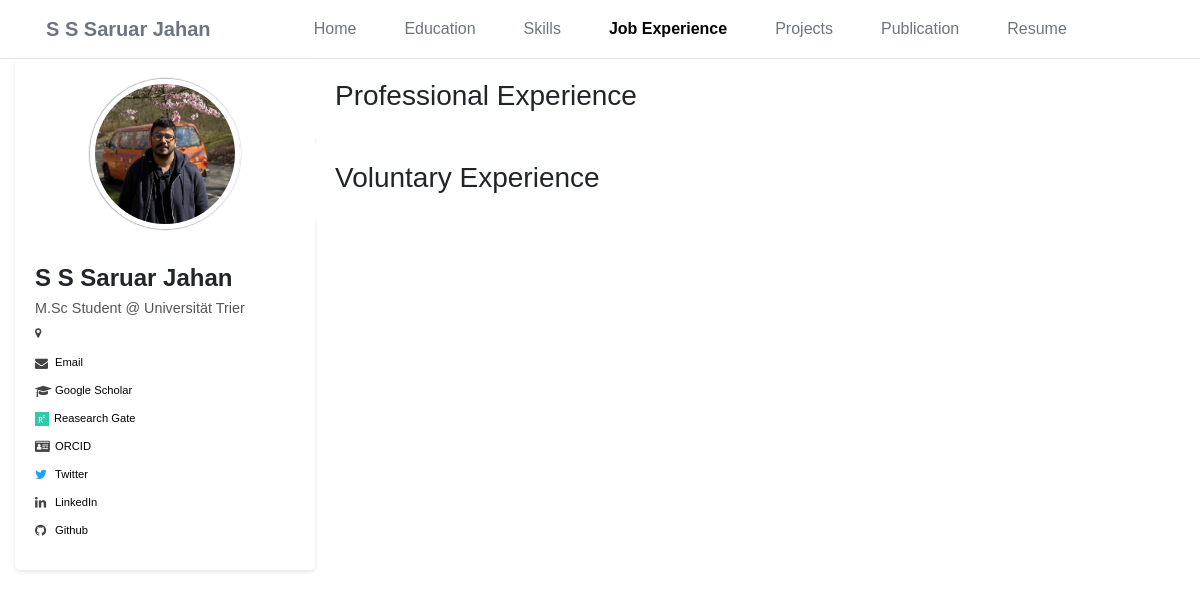
The app's page /job_experience/, older data.
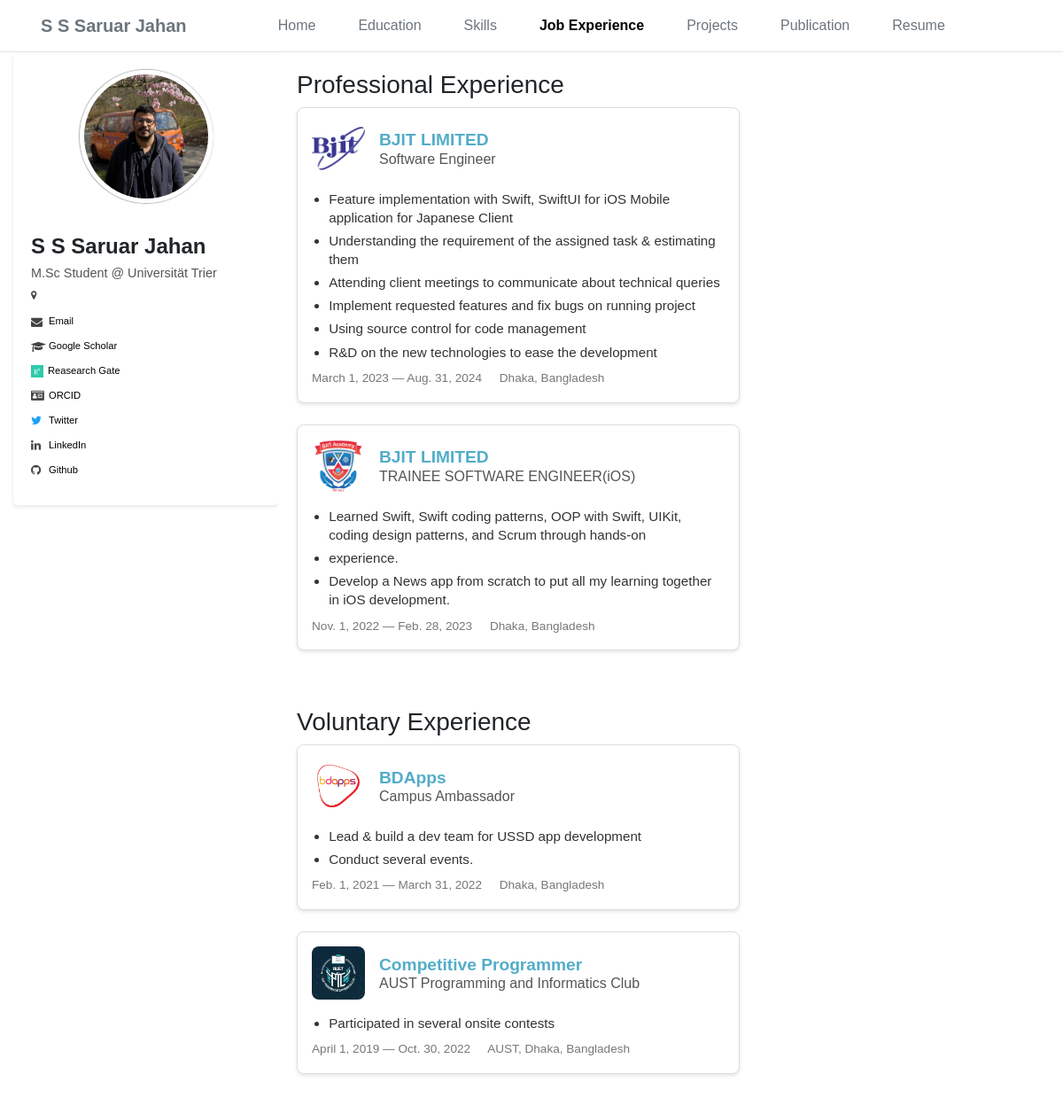
The same page, newer data.
### portfolio/models.py (models this page shows, shortened)
class JobExperienceItem(models.Model):
    title = models.CharField(max_length=100)
    company = models.CharField(max_length=100)
    company_logo = models.ImageField(upload_to='company_icons/')
    company_link = models.URLField(
        max_length=200,
        validators=[URLValidator()],
        blank=True,
        null=True
    )
    department = models.CharField(max_length=50, blank=True, null=True)
    location = models.CharField(max_length=100, blank=True, null=True)
    start_date = models.DateField()
    end_date = models.DateField(blank=True, null=True)
    currently_working = models.BooleanField(default=False)
    isVoluntary = models.BooleanField(default=False)
    description = models.TextField()

### portfolio/views.py (the view)
# urls.py: path("job_experience/", views.job_experience, name="job_experience"),
def job_experience(request):
    positions = JobExperienceItem.objects.all()
    return render(request, "job_experience.html", {'positions': positions})

### portfolio/context_processors.py (called while the page is built)
def global_settings(request):
    from .models import HomeSidebarInfo
    sideBarItem = HomeSidebarInfo.objects.first
    return {
        'sideBarItem': sideBarItem
    }

### portfolio/templates/job_experience.html (shortened to what this page needs)
{% extends 'base.html' %}
{% load static %}
{% block extra_css %}
  <link rel="stylesheet" href="{% static 'css/job_experience.css' %}" />
{% endblock %}
{% block content %}
    <div class="main-content">
      <h3>Professional Experience</h3>
      {% for position in positions %}
        {% if position.isVoluntary is False %}
          <div class="container p-0">
            <div class="position-card">
              <div class="position-card-header">
                <img class="company-logo" src="{% static 'icons/'|add:position.company_logo.url %}" alt="Logo for {{ position.company }} displayed next to the job title in a professional setting" class="company-logo" />
                <div class="company-info">
                  <a class="styled-link" href="{{ position.company_link }}"><h2 class="company-name">{{ position.company }}</h2></a>
                  <h3 class="position-title">{{ position.title }}</h3>
                </div>
              </div>
              <div class="position-card-body">
                <ul class="position-description">
                  {% for line in position.description.splitlines %}
                    <li>{{ line }}</li>
                  {% endfor %}
                </ul>
                <div class="position-meta">
                  <span class="position-dates">{{ position.start_date }} — {{ position.end_date }}</span>
                  {% if position.location %}
                    <span class="position-location">{{ position.location }}</span>
                  {% endif %}
                </div>
              </div>
            </div>
          </div>
        {% endif %}
      {% endfor %}
    </div>
    <div class="main-content">
      <h3>Voluntary Experience</h3>
      {% for position in positions %}
        {% if position.isVoluntary is True %}
          <div class="container p-0">
            <div class="position-card">
              <div class="position-card-header">
                <img class="company-logo" src="{% static 'icons/'|add:position.company_logo.url %}" alt="Logo for {{ position.company }} displayed next to the job title in a professional setting" class="company-logo" />
                <div class="company-info">
                  <a class="styled-link" href="{{ position.company_link }}"><h2 class="company-name">{{ position.company }}</h2></a>
                  <h3 class="position-title">{{ position.title }}</h3>
                </div>
              </div>
              <div class="position-card-body">
                <ul class="position-description">
                  {% for line in position.description.splitlines %}
                    <li>{{ line }}</li>
                  {% endfor %}
                </ul>
                <div class="position-meta">
                  <span class="position-dates">{{ position.start_date }} — {{ position.end_date }}</span>
                  {% if position.location %}
                    <span class="position-location">{{ position.location }}</span>
                  {% endif %}
                </div>
              </div>
            </div>
          </div>
        {% endif %}
      {% endfor %}
    </div>
{% endblock %}

Row changes from the older to the newer data that the page shows:
added JobExperienceItem: company_logo (picture), company "BJIT LIMITED", title "Software Engineer", splitlines "Feature implementation with Swift, SwiftUI for iOS Mobile application for Japanese Client" "Understanding the requirement of the assigned task & estimating them" "Attending client meetings to communicate about technical queries" "Implement requested features and fix bugs on running project" "Using source control for code management" "R&D on the new technologies to ease the development", start_date "March 1, 2023", end_date "Aug. 31, 2024", location "Dhaka, Bangladesh", shown under "Professional Experience"
added JobExperienceItem: company_logo (picture), company "BJIT LIMITED", title "TRAINEE SOFTWARE ENGINEER(iOS)", splitlines "Learned Swift, Swift coding patterns, OOP with Swift, UIKit, coding design patterns, and Scrum through hands-on" "experience." "Develop a News app from scratch to put all my learning together in iOS development.", start_date "Nov. 1, 2022", end_date "Feb. 28, 2023", location "Dhaka, Bangladesh", shown under "Professional Experience"
added JobExperienceItem: company_logo (picture), company "BDApps", title "Campus Ambassador", splitlines "Lead & build a dev team for USSD app development" "Conduct several events.", start_date "Feb. 1, 2021", end_date "March 31, 2022", location "Dhaka, Bangladesh", shown under "Voluntary Experience"
added JobExperienceItem: company_logo (picture), company "Competitive Programmer", title "AUST Programming and Informatics Club", splitlines "Participated in several onsite contests", start_date "April 1, 2019", end_date "Oct. 30, 2022", location "AUST, Dhaka, Bangladesh", shown under "Voluntary Experience"
